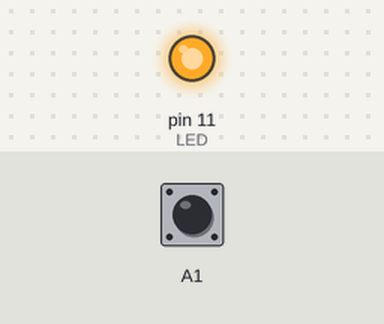
A sketch run on a simulated Arduino Uno, built with avr-gcc and run on an emulated ATmega328P. Parts: output pins drawn as LEDs (lit = HIGH). The test bench sets the inputs (shaded band); at power-on: A1 HIGH.

Above: at 1.2 s.
1.3 s: A1 pulled LOW for 0.15 s
At 1.37 s:
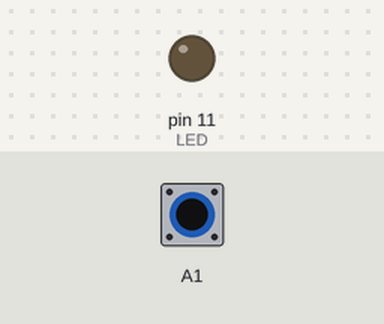
2.9 s: A1 pulled LOW for 3.2 s
At 7.3 s:
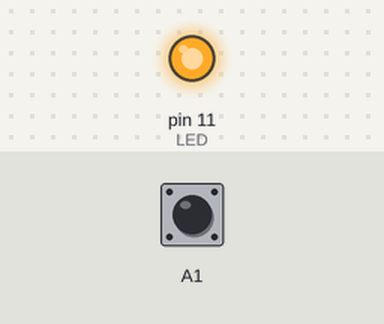
Timing chart, 0 to 8.8 s (numbered marks = the images above; inputs shaded):
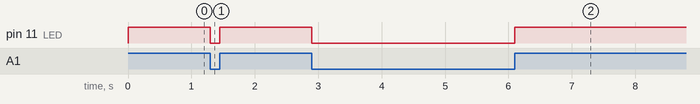

Measured:
- after the input at 1.3 s, pin 11 (LED): HIGH → LOW at once, → HIGH 0.15 s later
- after the input at 2.9 s, pin 11 (LED): HIGH → LOW at once, → HIGH 3.2 s later

The sketch:

app.ino
```cpp
#include "event_driven.h"
#include "app.h"
//#include "pindefs.h"

int LED =11;

void appinit(void)
{
  pinMode(LED, OUTPUT);
  digitalWrite(LED, HIGH);
  button_listen(A1);
}

void button_changed(int p, int v)
{
  digitalWrite(LED, v);
}

void timer_expired(void)
{
  // Empty
}
```

app.h
```cpp
void appinit(void);
void button_changed ( int pin, int v);
void timer_expired(void);
```

event_driven.h
```cpp
void button_listen (int pin);

void timer_set (int ms);
```

event_driven.ino
```cpp
#include "event_driven.h"
#include "app.h"
//#include "pindefs.h"
/* Funções de registro */

int buttonNumber;
int buttonState;
int countdown = -1;

#define N_OF_BUTTONS 4

int buttons[N_OF_BUTTONS];
int buttonsState[N_OF_BUTTONS];
int amount_of_buttons = 0;

void button_listen(int pin)
{
  buttons[amount_of_buttons] = pin;
  amount_of_buttons ++;
}

void timer_set(int ms)
{

}


/* Callbacks */

void button_changed(int pin, int v);
void timer_expired(void);

/* Programa principal */

void setup()
{
  int i;
  appinit();
  for(i =0; i < amount_of_buttons; i++)
    pinMode(buttons[i], INPUT_PULLUP);
  for(i=0; i < amount_of_buttons; i++)
    buttonsState[i] = digitalRead(buttons[i]);
}

void loop()
{
  int currentState;
  for(int i=0; i < amount_of_buttons; i++)
  {
    currentState = digitalRead(buttons[i]);
    if(currentState != buttonsState[i])
    {
      buttonsState[i] = currentState;
      button_changed(buttons[i], currentState);
    }
  }
  //
  // call timer_expired
}
```
